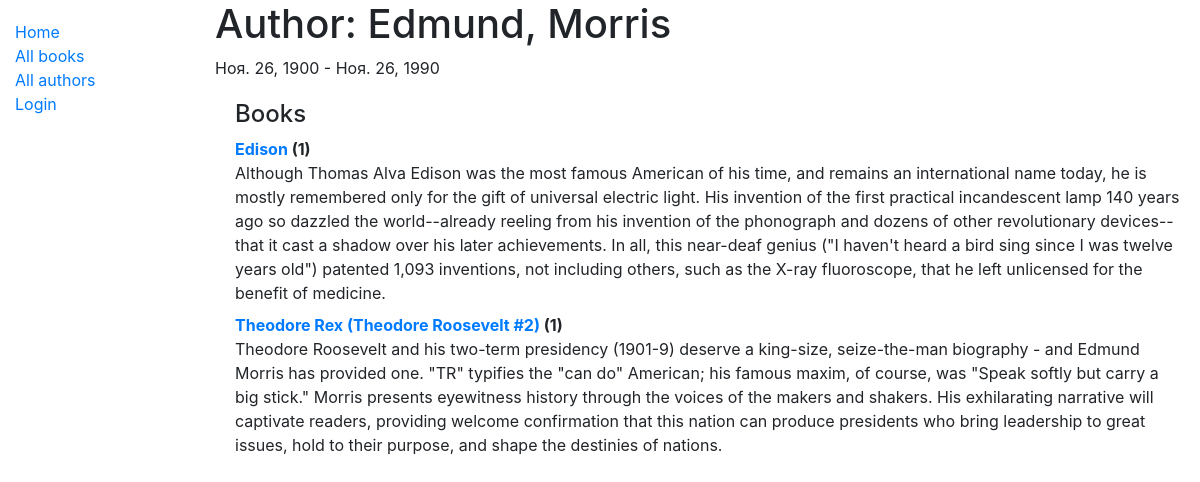
Page /catalog/author/5 on the committed database.
### catalog/models.py (models this page shows, shortened)
class Author(models.Model):
    first_name = models.CharField(max_length=100)
    last_name = models.CharField(max_length=100)
    date_of_birth = models.DateField(null=True, blank=True)
    date_of_death = models.DateField('Died', null=True, blank=True)
    class Meta:
        ordering = ['last_name', 'first_name']
    def __str__(self):
        return f'{self.last_name}, {self.first_name} '

class Book(models.Model):
    title = models.CharField(max_length=200)
    author = models.ForeignKey('Author', on_delete=models.SET_NULL, null=True)
    summary = models.TextField(max_length=1000, help_text='Enter a brief description of the book')
    isbn = models.CharField('ISBN', max_length=13, help_text='13 Character <a href="https://www.isbn-international.org/content/what-isbn">ISBN number</a>')
    genre = models.ManyToManyField(Genre, help_text='Select a genre for this book')
    language = models.ForeignKey('Language', on_delete=models.SET_NULL, null=True)
    def __str__(self):
        return self.title
    def display_genre(self):
        """Create a string for the Genre. This is required to display genre in Admin."""
        return ', '.join(genre.name for genre in self.genre.all()[:3])
    display_genre.short_description = 'Genre'

### catalog/views.py (the view)
# urls.py: path('author/<int:pk>', views.AuthorDetailView.as_view(), name='author-detail'),
class AuthorDetailView(generic.DetailView):
	model = Author

### catalog/templates/catalog/author_detail.html
{% extends "base_generic.html" %}
{% block content %}
  <h1>Author: {{ author }}</h1>
  <p><strong></strong> {{ author.date_of_birth }} - {{author.date_of_death|default_if_none:""}} </p>
  <div style="margin-left:20px;margin-top:20px">
    <h4>Books</h4>
    <dl>
      {% for book in author.book_set.all %}
        <dt><a href="{% url 'book-detail' book.pk %}">{{book}}</a> ({{book.bookinstance_set.all.count}})</dt>
        <dd>{{book.summary}}</dd>
      {% endfor %}
    </dl>
  </div>
{% endblock %}

### rows in the picture
Author: last_name+first_name "Edmund, Morris", date_of_birth "Ноя. 26, 1900", date_of_death "Ноя. 26, 1990"
Book: title "Edison", bookinstance_set.all.count "1", summary "Although Thomas Alva Edison was the most famous American of his time, and remains an international name today, he is mostly remembered only for the gift of universal electric light. His invention of the first practical incandescent lamp 140 years ago so dazzled the world--already reeling from his invention of the phonograph and dozens of other revolutionary devices--that it cast a shadow over his later achievements. In all, this near-deaf genius (\"I haven't heard a bird sing since I was twelve years old\") patented 1,093 inventions, not including others, such as the X-ray fluoroscope, that he left unlicensed for the benefit of medicine."
Book: title "Theodore Rex (Theodore Roosevelt #2)", bookinstance_set.all.count "1", summary "Theodore Roosevelt and his two-term presidency (1901-9) deserve a king-size, seize-the-man biography - and Edmund Morris has provided one. \"TR\" typifies the \"can do\" American; his famous maxim, of course, was \"Speak softly but carry a big stick.\" Morris presents eyewitness history through the voices of the makers and shakers. His exhilarating narrative will captivate readers, providing welcome confirmation that this nation can produce presidents who bring leadership to great issues, hold to their purpose, and shape the destinies of nations."
